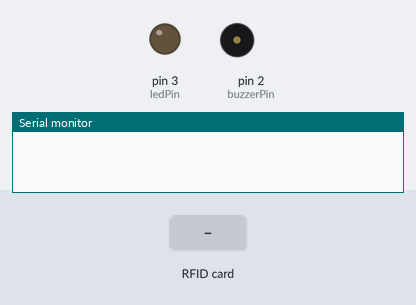
The sketch below on a simulated Arduino Uno, built with avr-gcc and run on an emulated ATmega328P. On the bench: output pins drawn as LEDs (lit = HIGH), buzzer (waves = sounding), the last lines printed to the serial monitor. The inputs (shaded band) are chosen by the test bench. Pins used as bus, display or sensor lines are not drawn.

Above: at 1.2 s.
1.3 s: RFID card 5E 7A 19 C4 held to the reader
At 1.7 s:
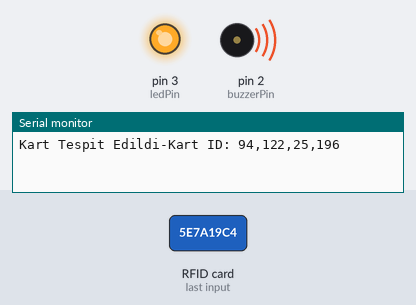
Timing chart, 0 to 4.3 s (numbered marks = the images above; inputs shaded):
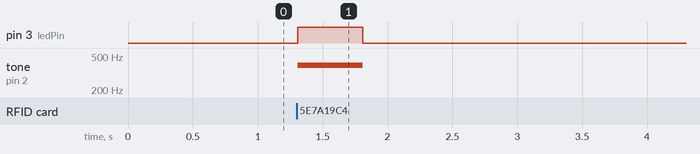

Measured:
- after the input at 1.3 s, pin 3 (ledPin): LOW → HIGH at once, → LOW 0.50 s later; tone on pin 2 (buzzerPin): silent → 392 Hz at once, → silent 0.50 s later

The sketch:

37-RFID.ino
```cpp
#include <SPI.h>
#include <MFRC522.h>
int SdaPin=10;
int RstPin=9;
int buzzerPin=2;
int ledPin=3;
MFRC522 rfid(SdaPin, RstPin); //RFID nesnesi oluşturup bağlantı pinlerini tanımladık.

void setup() {
  Serial.begin(9600);
  SPI.begin(); //SPI haberleşmesini başlattık.
  rfid.PCD_Init(); //RFID Kart okuyucuyu başlattık.
  pinMode(ledPin, OUTPUT);

}

void loop() {
  if (rfid.PICC_IsNewCardPresent()) {
    if (rfid.PICC_ReadCardSerial()) {
      Serial.print("Kart Tespit Edildi-Kart ID: ");
      Serial.print(rfid.uid.uidByte[0]);
      Serial.print(",");
      Serial.print(rfid.uid.uidByte[1]);
      Serial.print(",");
      Serial.print(rfid.uid.uidByte[2]);
      Serial.print(",");
      Serial.println(rfid.uid.uidByte[3]);

      tone(buzzerPin, 392);
      digitalWrite(ledPin, HIGH);
      delay(500);
      noTone(buzzerPin);
      digitalWrite(ledPin, LOW);
      delay(20);

    }
    rfid.PICC_HaltA();
  }
}
```
